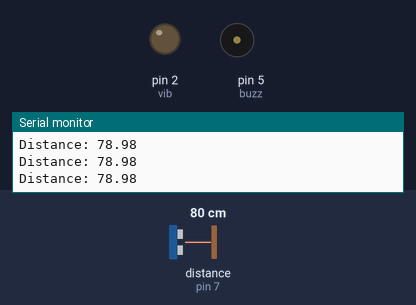
The sketch below on a simulated Arduino Uno, built with avr-gcc and run on an emulated ATmega328P. Shown: output pins drawn as LEDs (lit = HIGH), buzzer (waves = sounding, pin HIGH), the last lines printed to the serial monitor. Wiring (inferred from the names in the program): ultrasonic range finder: trigger pin 8; echo pin 7. Inputs (shaded band) come from the test bench; at power-on: distance to the obstacle (sensor on pin 7) 80 cm. The echo pulse lasts 58.3 µs per cm; pins used as bus, display or sensor lines are not drawn.

Above: at 1.2 s.
1.3 s: distance to the obstacle (sensor on pin 7) set to 23 cm
2.8 s: distance to the obstacle (sensor on pin 7) set to 19 cm
At 2.99 s:
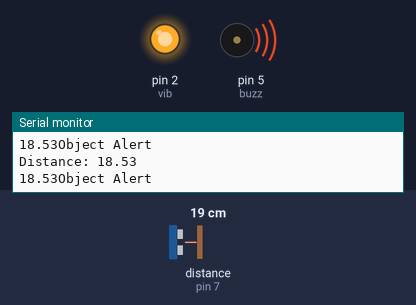
5.8 s: distance to the obstacle (sensor on pin 7) set to 35 cm
At 6.4 s:
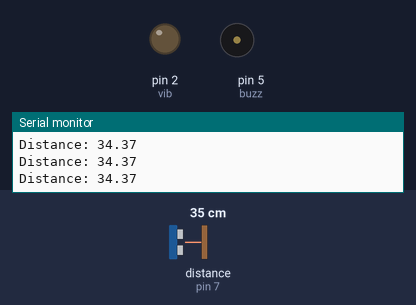
7.3 s: distance to the obstacle (sensor on pin 7) set to 2 cm
At 7.49 s:
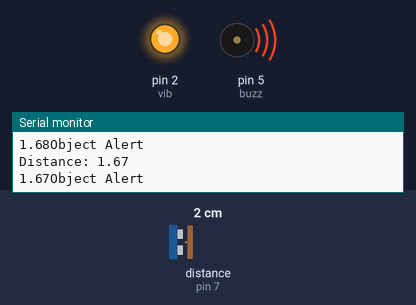
Timing chart, 0 to 10.3 s (numbered marks = the images above; inputs shaded):
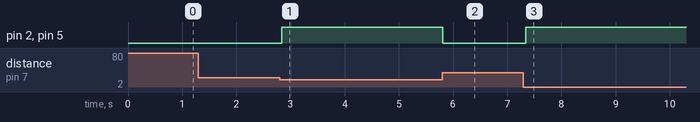

Measured:
- the behaviour switches between 21 and 20 cm on distance to the obstacle (sensor on pin 7) (found by bisection; images 0 and 1)
- after the input at 2.8 s, pin 2 (vib), pin 5 (buzz): LOW → HIGH at once
- after the input at 5.8 s, pin 2 (vib), pin 5 (buzz): HIGH → LOW at once
- after the input at 7.3 s, pin 2 (vib), pin 5 (buzz): LOW → HIGH at once

The sketch:

bliend_stick.ino
```cpp
const int trigPin = 8;
const int echoPin = 7;
const int buzz = 5;
const int vib = 2;
// defines variables
long duration;
float distance;
void setup() {
pinMode(trigPin, OUTPUT); // Sets the trigPin as an Output
pinMode(echoPin, INPUT); // Sets the echoPin as an Input
pinMode(buzz, OUTPUT);
pinMode(vib, OUTPUT);
Serial.begin(9600); // Starts the serial communication
}
void loop() {
// Clears the trigPin
digitalWrite(trigPin, LOW);
delayMicroseconds(2);
// Sets the trigPin on HIGH state for 10 micro seconds
digitalWrite(trigPin, HIGH);
delayMicroseconds(10);
digitalWrite(trigPin, LOW);
// Reads the echoPin, returns the sound wave travel time in microseconds
duration = pulseIn(echoPin, HIGH);
// Calculating the distance
distance= duration*0.034/2.0;
// Prints the distance on the Serial Monitor
Serial.print("Distance: ");
Serial.println(distance);
if (distance < 20)
{
Serial.print(distance);
Serial.println("Object Alert");
digitalWrite(vib, HIGH);
digitalWrite(buzz,HIGH);
delay(100);


digitalWrite(buzz,LOW);
digitalWrite(vib, LOW);
for (int i= (distance-40); i>0; i--)
delay(10);
}
}
```
